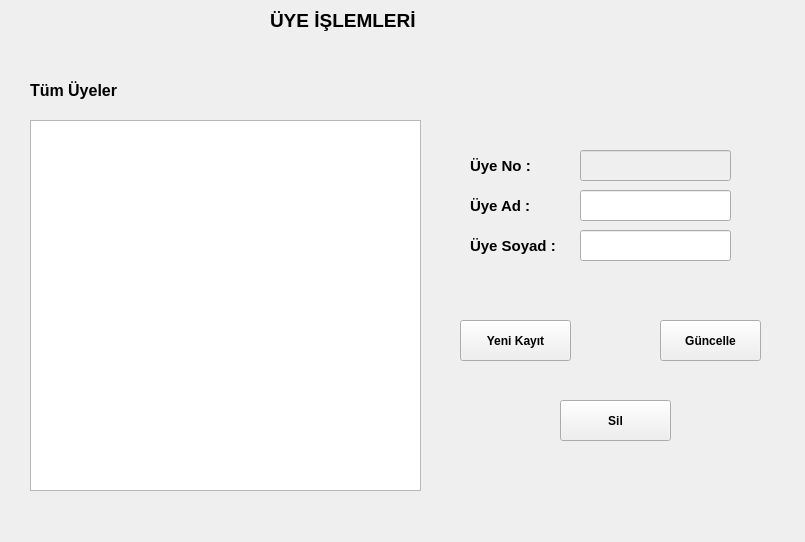
<?xml version="1.0" encoding="UTF-8"?>
<ui version="4.0">
 <class>member</class>
 <widget class="QMainWindow" name="member">
  <property name="geometry">
   <rect>
    <x>0</x>
    <y>0</y>
    <width>805</width>
    <height>542</height>
   </rect>
  </property>
  <property name="windowTitle">
   <string>MainWindow</string>
  </property>
  <widget class="QWidget" name="centralwidget">
   <widget class="QLabel" name="label_5">
    <property name="geometry">
     <rect>
      <x>470</x>
      <y>230</y>
      <width>121</width>
      <height>31</height>
     </rect>
    </property>
    <property name="font">
     <font>
      <pointsize>11</pointsize>
      <bold>true</bold>
     </font>
    </property>
    <property name="text">
     <string>Üye Soyad :</string>
    </property>
   </widget>
   <widget class="QLineEdit" name="lineEdit_memberName">
    <property name="geometry">
     <rect>
      <x>580</x>
      <y>190</y>
      <width>151</width>
      <height>31</height>
     </rect>
    </property>
   </widget>
   <widget class="QLabel" name="label">
    <property name="geometry">
     <rect>
      <x>270</x>
      <y>0</y>
      <width>181</width>
      <height>41</height>
     </rect>
    </property>
    <property name="palette">
     <palette>
      <active>
       <colorrole role="WindowText">
        <brush brushstyle="SolidPattern">
         <color alpha="255">
          <red>255</red>
          <green>0</green>
          <blue>0</blue>
         </color>
        </brush>
       </colorrole>
      </active>
      <inactive>
       <colorrole role="WindowText">
        <brush brushstyle="SolidPattern">
         <color alpha="255">
          <red>0</red>
          <green>0</green>
          <blue>0</blue>
         </color>
        </brush>
       </colorrole>
      </inactive>
      <disabled>
       <colorrole role="WindowText">
        <brush brushstyle="SolidPattern">
         <color alpha="255">
          <red>120</red>
          <green>120</green>
          <blue>120</blue>
         </color>
        </brush>
       </colorrole>
      </disabled>
     </palette>
    </property>
    <property name="font">
     <font>
      <pointsize>14</pointsize>
      <bold>true</bold>
     </font>
    </property>
    <property name="text">
     <string>ÜYE İŞLEMLERİ</string>
    </property>
   </widget>
   <widget class="QLabel" name="label_2">
    <property name="geometry">
     <rect>
      <x>30</x>
      <y>70</y>
      <width>161</width>
      <height>41</height>
     </rect>
    </property>
    <property name="font">
     <font>
      <pointsize>12</pointsize>
      <bold>true</bold>
     </font>
    </property>
    <property name="text">
     <string>Tüm Üyeler</string>
    </property>
   </widget>
   <widget class="QPushButton" name="btn_yenimember">
    <property name="geometry">
     <rect>
      <x>460</x>
      <y>320</y>
      <width>111</width>
      <height>41</height>
     </rect>
    </property>
    <property name="font">
     <font>
      <bold>true</bold>
     </font>
    </property>
    <property name="text">
     <string>Yeni Kayıt</string>
    </property>
   </widget>
   <widget class="QPushButton" name="btn_del">
    <property name="geometry">
     <rect>
      <x>560</x>
      <y>400</y>
      <width>111</width>
      <height>41</height>
     </rect>
    </property>
    <property name="font">
     <font>
      <bold>true</bold>
     </font>
    </property>
    <property name="text">
     <string>Sil</string>
    </property>
   </widget>
   <widget class="QPushButton" name="btn_update">
    <property name="geometry">
     <rect>
      <x>660</x>
      <y>320</y>
      <width>101</width>
      <height>41</height>
     </rect>
    </property>
    <property name="font">
     <font>
      <bold>true</bold>
     </font>
    </property>
    <property name="text">
     <string>Güncelle</string>
    </property>
   </widget>
   <widget class="QLineEdit" name="lineEdit_memberNo">
    <property name="enabled">
     <bool>false</bool>
    </property>
    <property name="geometry">
     <rect>
      <x>580</x>
      <y>150</y>
      <width>151</width>
      <height>31</height>
     </rect>
    </property>
   </widget>
   <widget class="QLabel" name="label_3">
    <property name="geometry">
     <rect>
      <x>470</x>
      <y>150</y>
      <width>111</width>
      <height>31</height>
     </rect>
    </property>
    <property name="font">
     <font>
      <pointsize>11</pointsize>
      <bold>true</bold>
     </font>
    </property>
    <property name="text">
     <string>Üye No :</string>
    </property>
   </widget>
   <widget class="QLabel" name="label_4">
    <property name="geometry">
     <rect>
      <x>470</x>
      <y>190</y>
      <width>111</width>
      <height>31</height>
     </rect>
    </property>
    <property name="font">
     <font>
      <pointsize>11</pointsize>
      <bold>true</bold>
     </font>
    </property>
    <property name="text">
     <string>Üye Ad :</string>
    </property>
   </widget>
   <widget class="QTableView" name="tView_members">
    <property name="geometry">
     <rect>
      <x>30</x>
      <y>120</y>
      <width>391</width>
      <height>371</height>
     </rect>
    </property>
   </widget>
   <widget class="QLineEdit" name="lineEdit_memberSurname">
    <property name="geometry">
     <rect>
      <x>580</x>
      <y>230</y>
      <width>151</width>
      <height>31</height>
     </rect>
    </property>
   </widget>
  </widget>
 </widget>
 <resources/>
 <connections/>
</ui>
